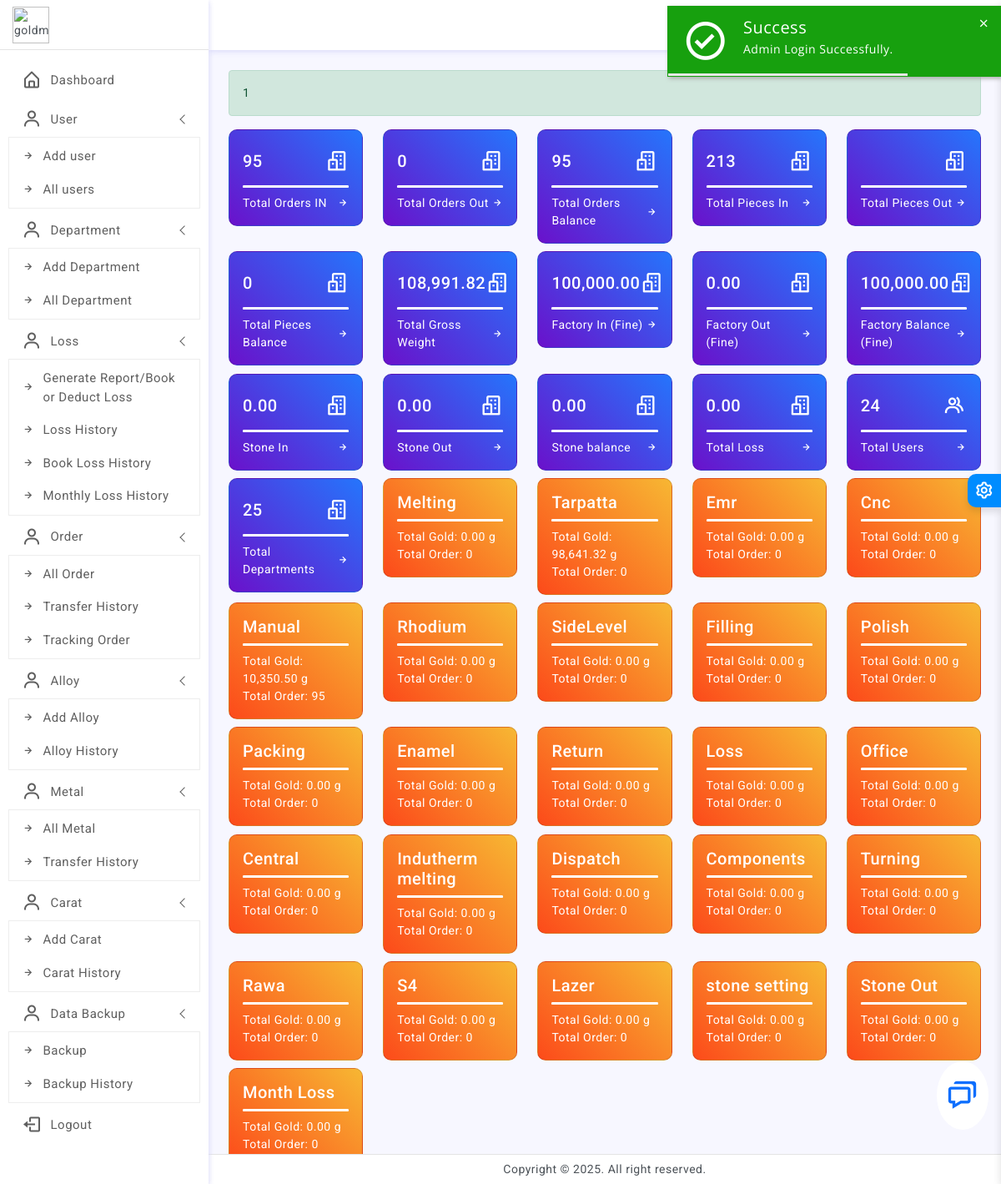
The app's page /jfdkgSD__UUECV_PIOU123/dashboard.php?success=1 (signed in) with its own data.
### tables this page shows
CREATE TABLE `departments` (
  `id` int(11) NOT NULL,
  `name` varchar(100) NOT NULL,
  `role` varchar(100) NOT NULL DEFAULT '0,2,5' COMMENT '0->all order\r\n3->edit order\r\n4->delete order\r\n1->add Order\r\n2->transfer order\r\n5->Accept orders\r\n6->all Metal\r\n7->edit Metal\r\n8->delete Metal\r\n9->add Metal\r\n10->transfer Metal\r\n11->Accept Metal',
  `created_at` timestamp NOT NULL DEFAULT current_timestamp(),
  `admin` varchar(100) NOT NULL DEFAULT '0' COMMENT '0->not admin\r\n1->admin',
  `use_gold` varchar(100) NOT NULL DEFAULT '0',
  `loss` varchar(100) NOT NULL DEFAULT '0',
  `previous_gold` varchar(100) NOT NULL DEFAULT '0',
  `melting_value` varchar(100) NOT NULL DEFAULT '0'
);

### jfdkgSD__UUECV_PIOU123/dashboard.php (the view, shortened to what the rows shown need)
<?php
include 'include/header.php';
?>
<div class="page-wrapper">
    <div class="page-content">
        <div class="row row-cols-1 row-cols-md-2 row-cols-xl-5">
<div class="col">
    <div class="card radius-10 bg-gradient-deepblue">
        <div class="card-body">
            <div class="d-flex align-items-center">
                <h5 class="mb-0 text-white">
                   <?php
                    $sql41 = "SELECT use_gold FROM departments WHERE id='69'";
                    $result41 = mysqli_query($link, $sql41);
                    $stone_out = 0;
                    if ($result41 && mysqli_num_rows($result41) > 0) {
                        $row41 = mysqli_fetch_assoc($result41);
                        $stone_out = (float)$row41['use_gold'];
                    }
                    echo number_format($stone_out, 2);
                    ?>
                </h5>
                <div class="ms-auto">
                    <i class='bx bx-buildings fs-3 text-white'></i>
                </div>
            </div>
        </div>
    </div>
</div>
            <?php
$dept_weights = $link->query("
    SELECT id, name, IFNULL(use_gold, 0) AS total_weight, IFNULL(loss, 0) AS total_loss
    FROM departments
");
while($dept = $dept_weights->fetch_assoc()){
$dept_id = $dept['id'];
?>
    <div class="col">
        <a href="message.php?id=<?= $dept_id ?>" style="text-decoration:none;">
        <div class="card radius-10 bg-gradient-orange">
            <div class="card-body">
                <div class="d-flex align-items-center">
                    <h5 class="mb-0 text-white"><?= htmlspecialchars($dept['name']) ?></h5>
                </div>
                <div class="progress my-2 bg-white-transparent" style="height:3px;">
                    <div class="progress-bar bg-white" role="progressbar" style="width: 100%"></div>
                </div>
                 <div class="d-flex  text-white" style="flex-direction: column;">
                    <p class="mb-0">Total Gold: <?= number_format($dept['total_weight'], 2) ?> g</p>
                            <?php
                    $sql489 = "SELECT count(id) AS total_order FROM orders where current_dept='$dept_id'";
                    $result489 = mysqli_query($link, $sql489);
                        if ($result489 && $result489->num_rows > 0) {
                            $row489 = $result489->fetch_assoc();
                                $total_order = $row489['total_order'] ?? 0;
                            ?>
<p class="mb-0">Total Order: <?= (int)$total_order ?></p>
<?php
}
                    ?>
                </div>
            </div>
        </div>
</a>
    </div>
<?php } ?>
        </div>
    </div>
</div>
<?php include 'include/footer.php'; ?>

### records on screen
departments: use_gold "0.00", name "Stone Out", total_weight "0.00", total_order "0"
departments: name "Melting", total_weight "0.00", total_order "0"
departments: name "Tarpatta", total_weight "98,641.32", total_order "0"
departments: name "Emr", total_weight "0.00", total_order "0"
departments: name "Cnc", total_weight "0.00", total_order "0"
departments: name "Manual", total_weight "10,350.50", total_order "95"
departments: name "Rhodium", total_weight "0.00", total_order "0"
departments: name "SideLevel", total_weight "0.00", total_order "0"
departments: name "Filling", total_weight "0.00", total_order "0"
departments: name "Polish", total_weight "0.00", total_order "0"
departments: name "Packing", total_weight "0.00", total_order "0"
departments: name "Enamel", total_weight "0.00", total_order "0"
departments: name "Return", total_weight "0.00", total_order "0"
departments: name "Loss", total_weight "0.00", total_order "0"
departments: name "Office", total_weight "0.00", total_order "0"
departments: name "Central", total_weight "0.00", total_order "0"
departments: name "Indutherm melting", total_weight "0.00", total_order "0"
departments: name "Dispatch", total_weight "0.00", total_order "0"
departments: name "Components", total_weight "0.00", total_order "0"
departments: name "Turning", total_weight "0.00", total_order "0"
departments: name "Rawa", total_weight "0.00", total_order "0"
departments: name "S4", total_weight "0.00", total_order "0"
departments: name "Lazer", total_weight "0.00", total_order "0"
departments: name "stone setting", total_weight "0.00", total_order "0"
departments: name "Month Loss", total_weight "0.00", total_order "0"

### other values on screen
$_GET['success'] "1"
$total_order = $total_order_in - $total_order_out "95"
$total_pieses "0"
$total_weight "108,991.82"
$factory_in "100,000.00"
$factory_out "0.00"
$factory_balance "100,000.00"
$rft "0.00"
$stone_balance "0.00"
$total_weight "0.00"
$total_users "24"
$total_departments "25"
